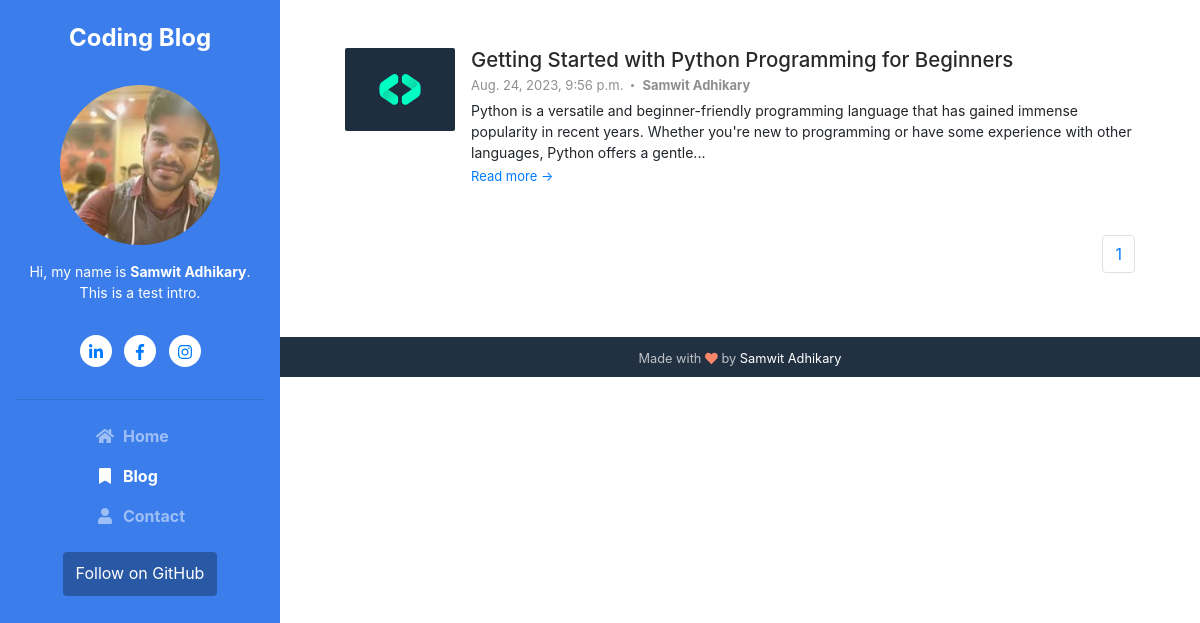
Screenshot of /blog/ with the database file from the repository.
### blog/models.py (models this page shows, shortened)
class Post(models.Model):
    sno = models.AutoField(primary_key=True)
    title = models.CharField(max_length=100, default="")
    featured_image = models.ImageField(upload_to='featured_image', blank=True)
    slug = models.CharField(max_length=100, default="")
    author = models.CharField(max_length=50, default="Coding Arena")
    content = models.TextField()
    short_desc = models.CharField(max_length=219, default="")
    timestamp = models.DateTimeField()
    published = models.BooleanField(default=True)

### blog/views.py (the view)
# urls.py: path('', views.blog, name='BlogHome'),
def blog(request):
    all_post = Paginator(Post.objects.filter(published=True).order_by('-timestamp'), 6)
    page = request.GET.get('page')
    try:
        allPosts = all_post.page(page)
    except PageNotAnInteger:
        allPosts = all_post.page(1)
    except EmptyPage:
        allPosts = all_post.page(all_post.num_pages)
    context = {'allPosts': allPosts}
    return render(request, 'blog/blog.html', context)

### templates/blog/blog.html (shortened to what this page needs)
{% extends 'basic.html' %}
{% block blogactive %} active {% endblock blogactive %}
{% block body %}
<section class="blog-list px-3 py-5 p-md-5">
    <div class="container">
        {% for posts in allPosts %}
        <div class="item mb-5">
            <div class="media">
              <img class="mr-3 img-fluid post-thumb d-none d-md-flex" src="/media/{{posts.featured_image}}" alt="image">
                <div class="media-body">
                    <h3 class="title mb-1"><a href="{{posts.slug}}">{{posts.title}}</a></h3>
                    <div class="meta mb-1"><span class="date">{{posts.timestamp}}</span><span
                            class="comment"><strong>{{posts.author}}</strong></span></div>
                    <div class="intro">{{posts.short_desc}}...</div>
                    <a class="more-link" href="{{posts.slug}}">Read more &rarr;</a>
                </div>
            </div>
        </div>
        {% endfor %}
        <nav aria-label="Page navigation example">
            <ul class="pagination justify-content-end">
              <li class="page-item"><a class="page-link" href="#">{{allPosts.number}}</a></li>
            </ul>
          </nav>
    </div>
</section>
{% endblock body %}

### rows the page displays
Post: featured_image (picture), title "Getting Started with Python Programming for Beginners", timestamp "Aug. 24, 2023, 9:56 p.m.", author "Samwit Adhikary", short_desc "Python is a versatile and beginner-friendly programming language that has gained immense popularity in recent years. Whether you're new to programming or have some experience with other languages, Python offers a gentle"

### other values shown
{{ allPosts.number }} "1"
